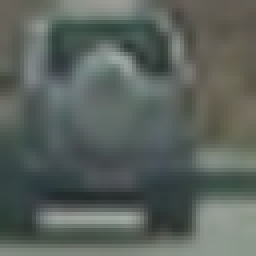
#> input picture Term1/P5_Vehicle_Detection/training_data/vehicles/GTI_Far/image0127.png, 64 x 64 px (shown 4 times larger); its folder holds only this picture in this run; the run also reads 1 picture not shown here
$ jupyter execute --allow-errors P5_Vehicle_Detection.ipynb   (shell and % lines are left out)   (older library calls are emulated)
#> lines starting #> are read from the running program, lines starting #| are printed output that depends on the picture; after the words box and inside, x2 and y2 are one past the last pixel; in counts of white or black regions, pixels touching at a corner belong together
#> further down, sample is the input picture: shape (64, 64, 3) float32; mean R, G, B 0.356, 0.386, 0.365
### Term1/P5_Vehicle_Detection/vehicle_detection_utils.py
'''

All the utility functions from the Udacity "vehicle detection" course.
Some functions are slightly modified for (hopefully) easier use.

'''

import cv2
import numpy as np
import matplotlib.image as mpimg
import matplotlib.pyplot as plt
from skimage.feature import hog

# Function to return HOG features and visualization
def get_hog_features(img, orient, pix_per_cell, cell_per_block,
                        vis=False, feature_vec=True):
    # Call with two outputs if vis==True
    if vis == True:
        features, hog_image = hog(img, orientations=orient, pixels_per_cell=(pix_per_cell, pix_per_cell),
                                  cells_per_block=(cell_per_block, cell_per_block), transform_sqrt=True,
                                  visualise=vis, feature_vector=feature_vec)
        return features, hog_image
    # Otherwise call with one output
    else:
        features = hog(img, orientations=orient, pixels_per_cell=(pix_per_cell, pix_per_cell),
                       cells_per_block=(cell_per_block, cell_per_block), transform_sqrt=True,
                       visualise=vis, feature_vector=feature_vec)
        return features

# Function to compute color histogram features
# bins_range=(0, 256) is commanded out, for png the range is (0, 1), very confusing
# [85 lines left out: functions color_hist, bin_spatial, extract_features, not called in this run]

# Function to draw boxes on top of an image
def draw_boxes(img, bboxes, color=(0, 0, 255), thick=6):
    # Make a copy of the image
    imcopy = np.copy(img)
    # Iterate through the bounding boxes
    for bbox in bboxes:
        # Draw a rectangle given bbox coordinates
        cv2.rectangle(imcopy, bbox[0], bbox[1], color, thick)
    # Return the image copy with boxes drawn
    return imcopy


# Function to find all the slide windows on a given image shape
def slide_window(img_shape, x_start_stop=[None, None], y_start_stop=[None, None],
                 xy_window=(64, 64), xy_overlap=(0.5, 0.5)):
    # If x and/or y start/stop positions not defined, set to image size
    if x_start_stop[0] == None:
        x_start_stop[0] = 0
    if x_start_stop[1] == None:
        x_start_stop[1] = img_shape[1]
    if y_start_stop[0] == None:
        y_start_stop[0] = 0
    if y_start_stop[1] == None:
        y_start_stop[1] = img_shape[0]
    # Compute the span of the region to be searched
    xspan = x_start_stop[1] - x_start_stop[0]
    yspan = y_start_stop[1] - y_start_stop[0]
    # Compute the number of pixels per step in x/y
    nx_pix_per_step = np.int(xy_window[0]*(1 - xy_overlap[0]))
    ny_pix_per_step = np.int(xy_window[1]*(1 - xy_overlap[1]))
    # Compute the number of windows in x/y
    nx_windows = np.int(xspan/nx_pix_per_step) - 1
    ny_windows = np.int(yspan/ny_pix_per_step) - 1
    # Initialize a list to append window positions to
    window_list = []
    # Loop through finding x and y window positions
    # Note: you could vectorize this step, but in practice
    # you'll be considering windows one by one with your
    # classifier, so looping makes sense
    for ys in range(ny_windows):
        for xs in range(nx_windows):
            # Calculate window position
            startx = xs*nx_pix_per_step + x_start_stop[0]
            endx = startx + xy_window[0]
            starty = ys*ny_pix_per_step + y_start_stop[0]
            endy = starty + xy_window[1]
            # Append window position to list
            window_list.append(((startx, starty), (endx, endy)))
    # Return the list of windows
    return window_list


# Function to extract features from a single image window
# [109 lines left out: functions single_img_features, search_windows, add_heat, apply_threshold, bbox_from_labels, not called in this run]

### Term1/P5_Vehicle_Detection/P5_Vehicle_Detection.ipynb
[cell 1]
import glob
import cv2
import numpy as np
import matplotlib.pyplot as plt
import matplotlib.image as mpimg
import pickle
import time
from random import choice
from skimage.feature import hog
from skimage.measure import label, regionprops
from sklearn.svm import LinearSVC
from sklearn.preprocessing import StandardScaler
from sklearn.model_selection import train_test_split
from sklearn.calibration import CalibratedClassifierCV
from scipy.ndimage.measurements import label
from moviepy.editor import VideoFileClip
from vehicle_detection_utils import *

# 1. Explore the Data

[cell 2]
# Grab all the training images
vehicles = glob.glob('training_data/vehicles/*/*.png')
non_vehicles = glob.glob('training_data/non-vehicles/*/*.png')

# Plot some sample vehicle images
img_cnt = 8
f, ax = plt.subplots(1, img_cnt, figsize = (18, 16))
#> (the rest of this cell did not finish here and is left out)

#> (a cell that did not finish here is left out)

[cell 4]
# Get the y training data
y = np.hstack((np.ones(len(vehicles)), np.zeros(len(non_vehicles)))).astype(np.float32)
print(y.shape)

### Save the raw data as a pickle

[cell 5]
raw_pickle = {}
#> (the rest of this cell did not finish here and is left out)

### Load the raw data pickle

#> (a cell that did not finish here is left out)

# 2. Feature Selection

[cell 7]
ORIENT = 9
PIX_PER_CELL = 8
CELL_PER_BLOCK = 2

# Function to plot example images on HOG
def plot_hog_examples(img, orient = 9, pix_per_cell = 8, cell_per_block = 2):
#> called with orient = 9, pix_per_cell = 8, cell_per_block = 2
    gray = cv2.cvtColor(img, cv2.COLOR_RGB2GRAY)
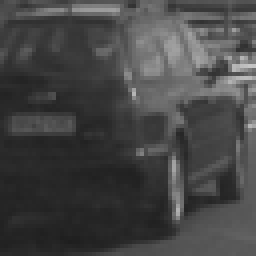
#> gray: shape (64, 64) float32 (shown 4 times larger); min 0.121, max 0.775, mean 0.273
    hls = cv2.cvtColor(img, cv2.COLOR_RGB2HLS)
#> hls: shape (64, 64, 3) float32; mean of channels 0, 1, 2 191.2, 0.3, 0.1
    hsv = cv2.cvtColor(img, cv2.COLOR_RGB2HSV)
#> hsv: shape (64, 64, 3) float32; mean H, S, V 191.2, 0.2, 0.3
    _, ax = plt.subplots(1, 6, figsize = (18, 6))
    ax[0].imshow(img)
    ax[0].set_title('original')

    _, gray_hog = get_hog_features(gray, orient, pix_per_cell, cell_per_block, vis = True)
#> in get_hog_features, `features, hog_image = hog(img, orientations=orient, pixels_per_cell=(p..`: features = 1764 values, max 0.502 at index 1012, min 0 at index 17, mean 0.135
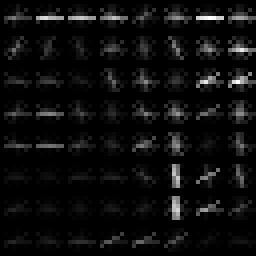
#> gray_hog: shape (64, 64) float32 (shown 4 times larger); min 0, max 0.109, mean 0.00577; drawn with min black and max white
    ax[1].imshow(gray_hog, cmap = 'gray')
    ax[1].set_title('gray hog')

    _, h_hog = get_hog_features(hls[:,:,0], orient, pix_per_cell, cell_per_block, vis = True)
#> call 2 of get_hog_features, with orient = 9, pix_per_cell = 8, cell_per_block = 2, vis = True, feature_vec = True
#> in get_hog_features (call 2), `features, hog_image = hog(img, orientations=orient, pixels_per_cell=(p..`: features = 1764 values, max 0.38 at index 1665, min 0 at index 278, mean 0.141
#> in get_hog_features (call 2), `features, hog_image = hog(img, orientations=orient, pixels_per_cell=(p..`:
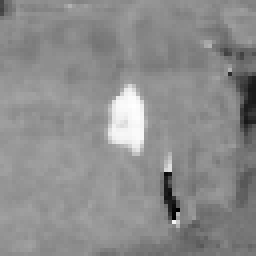
#> img: shape (64, 64) float32 (shown 4 times larger); min 0, max 345.7, mean 191.2; drawn with min black and max white
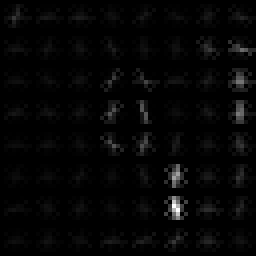
#> h_hog: shape (64, 64) float32 (shown 4 times larger); min 0, max 3.05, mean 0.0685; drawn with min black and max white
    ax[2].imshow(h_hog, cmap = 'gray')
    ax[2].set_title('h hog')

    _, l_hog = get_hog_features(hls[:,:,1], orient, pix_per_cell, cell_per_block, vis = True)
    ax[3].imshow(l_hog, cmap = 'gray')
    ax[3].set_title('l hog')

    _, s_hog = get_hog_features(hls[:,:,2], orient, pix_per_cell, cell_per_block, vis = True)
#> call 4 of get_hog_features, with orient = 9, pix_per_cell = 8, cell_per_block = 2, vis = True, feature_vec = True
#> in get_hog_features (call 4), `features, hog_image = hog(img, orientations=orient, pixels_per_cell=(p..`: features = 1764 values, max 0.374 at index 39, min 0 at index 16, mean 0.147
#> in get_hog_features (call 4), `features, hog_image = hog(img, orientations=orient, pixels_per_cell=(p..`:
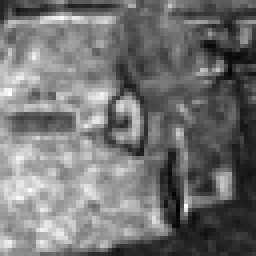
#> img: shape (64, 64) float32 (shown 4 times larger); min 0, max 0.289, mean 0.131; drawn with min black and max white
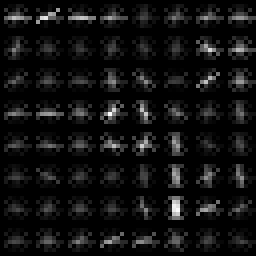
#> s_hog: shape (64, 64) float32 (shown 4 times larger); min 0, max 0.0933, mean 0.00645; drawn with min black and max white
    ax[4].imshow(s_hog, cmap = 'gray')
    ax[4].set_title('s hog')

    _, v_hog = get_hog_features(hsv[:,:,2], orient, pix_per_cell, cell_per_block, vis = True)
    ax[5].imshow(v_hog, cmap = 'gray')
    ax[5].set_title('v hog')

    plt.show()

#> (a cell that did not finish here is left out)

[cell 9]
color_space = 'HLS' # Can be RGB, HSV, LUV, HLS, YUV, YCrCb
hog_channel = 'ALL' # Can be 0, 1, 2, or "ALL"

t1 = time.time()
#> (the rest of this cell did not finish here and is left out)

#> (a cell that did not finish here is left out)

# 3. Train Classifier

#> (a cell that did not finish here is left out)

# 4. Sliding Window

[cell 12]
y_start_stops = [[400, 500],
                 [400, 600],
                 [400, 600]]
x_start_stops = [[600, 800],
                 [600, 1280],
                 [600, 1280]]
xy_windows = [(64, 64),
              (96, 96),
              (128, 128)]
test_img = mpimg.imread('test_images/test1.jpg')
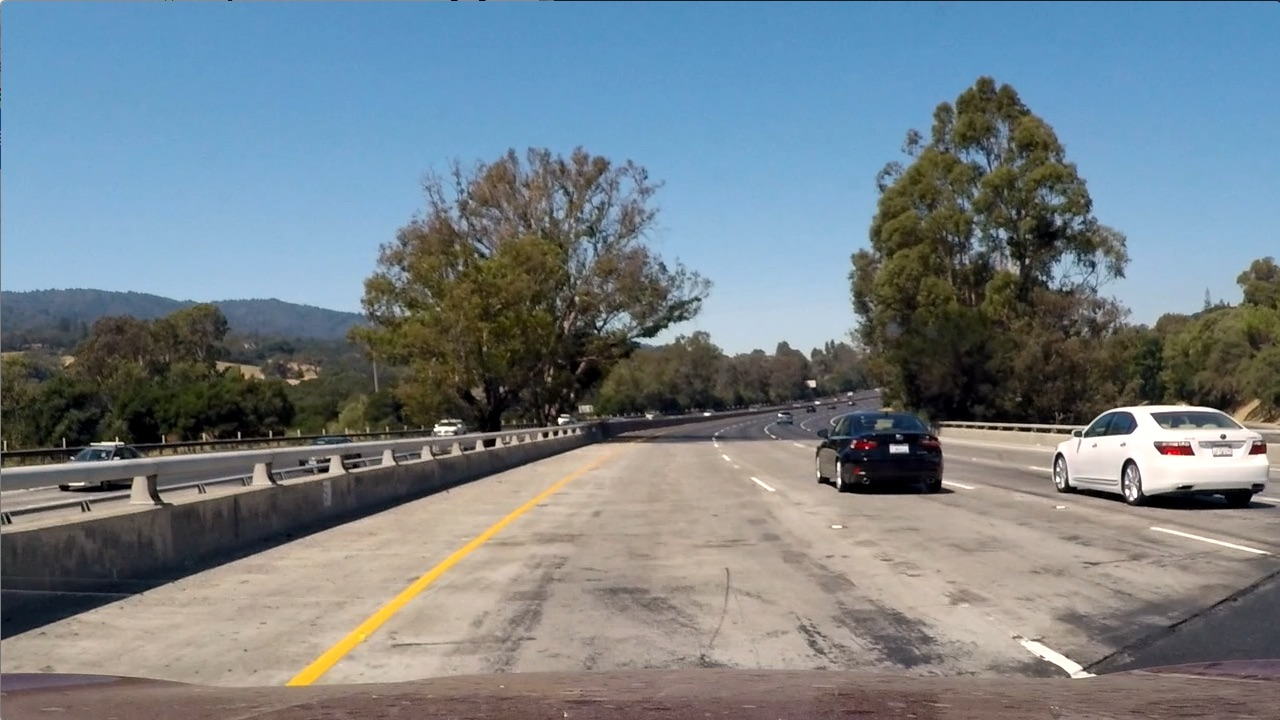
#> input picture Term1/P5_Vehicle_Detection/test_images/test1.jpg, 1280 x 720 px
#> test_img is the input picture: shape (720, 1280, 3); mean R, G, B 117.5, 128.7, 135.5
windows = []
for i in range(len(xy_windows)):
    windows  += slide_window(test_img.shape, x_start_stop=x_start_stops[i], y_start_stop=y_start_stops[i],
                           xy_window=xy_windows[i],xy_overlap=(0.5, 0.5))
window_img = draw_boxes(test_img, windows, color=(0,0,255), thick = 6)
#> after the loop in draw_boxes, `for bbox in bboxes:`:
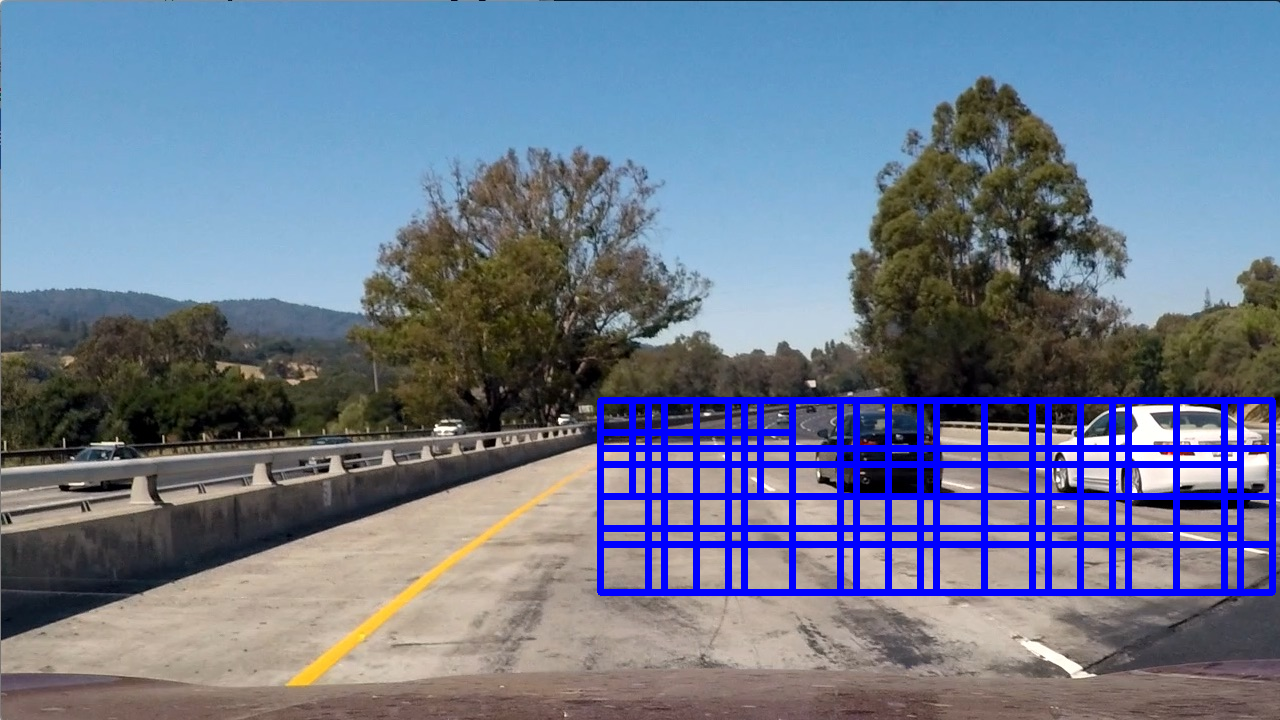
#> imcopy: shape (720, 1280, 3); 6.29% of pixels changed, all inside (x1, y1, x2, y2) = (597, 397, 1276, 596)
plt.figure()
plt.imshow(window_img);

[cell 13]
test_imgs = glob.glob('test_images/*.jpg')
#> (the rest of this cell did not finish here and is left out)

# 5. Heat Map

[cell 14]
test_imgs = glob.glob('test_images/*.jpg')
#> (the rest of this cell did not finish here and is left out)

# 6. Video

[cell 15]
class vehicle_detector():
    def __init__(self):
        self.x_shape = 1280
        self.y_shape = 720
        self.windows = self.get_windows(self.x_shape, self.y_shape)
        self.last_on_windows = []
    def get_windows(self, x_shape, y_shape):
#> called with x_shape = 1280, y_shape = 720
        windows = []
        for i in range(len(xy_windows)):
            windows  += slide_window([y_shape, x_shape],
                                     x_start_stop=x_start_stops[i],
                                     y_start_stop=y_start_stops[i],
                                     xy_window=xy_windows[i],
                                     xy_overlap=(0.75, 0.5))
        return windows

    def pipeline(self,img):
        proc_img = img.astype(np.float32)/255.0
        on_windows = []
        for window in self.windows:
            window_img = proc_img[window[0][1]:window[1][1], window[0][0]:window[1][0], :]
            test_img = cv2.resize(window_img, (64, 64))
            features = single_img_features(test_img, color_space=color_space,
                                            orient=ORIENT, pix_per_cell=PIX_PER_CELL,
                                            cell_per_block=CELL_PER_BLOCK,
                                            hog_channel=hog_channel,
                                            spatial_feat=True,
                                            hist_feat=True,
                                            hog_feat=True
                                            )
            test_features = X_scaler.transform(np.array(features).reshape(1, -1))
            prediction = clf.predict_proba(test_features)[0][1]
            if prediction > 0.75:
                on_windows.append(window)
        if len(on_windows) > 0:
            heatmap = np.zeros_like(img[:,:,0]).astype(np.float)
            heatmap = add_heat(heatmap, on_windows)
            for i in range(len(self.last_on_windows)):
                heatmap = add_heat(heatmap, self.last_on_windows[i])
            self.last_on_windows.append(on_windows)
            if(len(self.last_on_windows) > 5):
                self.last_on_windows.pop(0)
            heatmap =apply_threshold(heatmap, 2)
            labels = label(heatmap)
            bbox_list = bbox_from_labels(labels)
            window_img = draw_boxes(img, bbox_list, color=(0,0,255), thick = 6)
            return window_img
        else:
            return img
